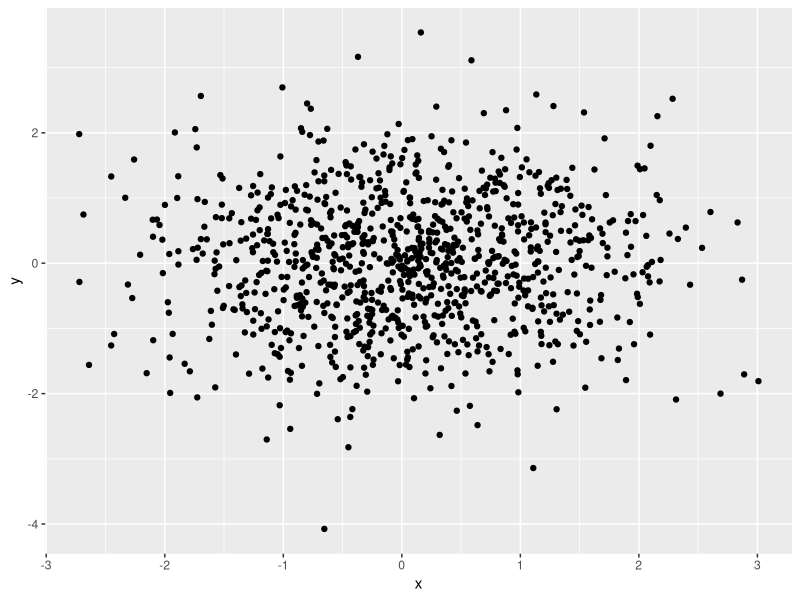
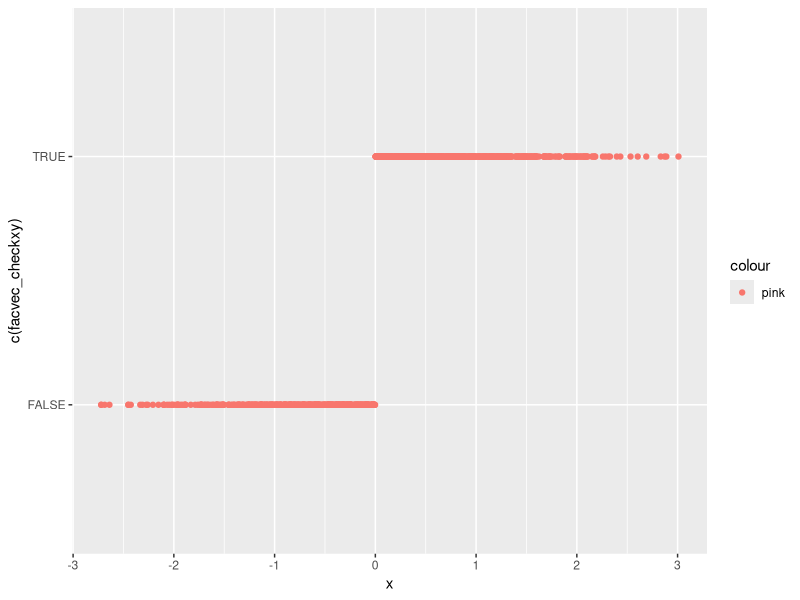
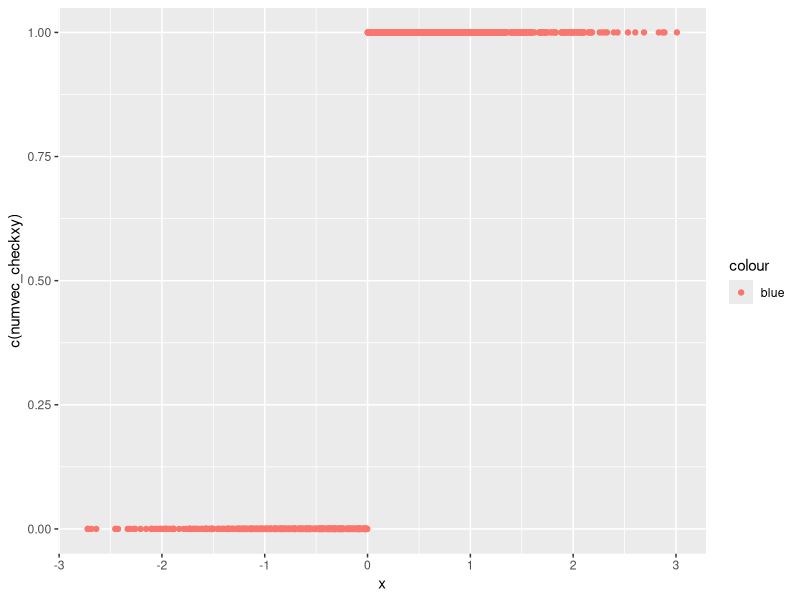

Reproduce these figures in R, in order.
## ---- chunk 1
knitr::opts_chunk$set(echo = TRUE)
## ---- chunk 2
library(tidyverse)
## ---- chunk 3
sample = runif(10, min = 0, max = 5)
## ---- chunk 4
vec_logical = sample > 2
vec_char = c("Kao","Shi","Xin","Chun","Ge","Yong","Yuan","Bu","Gua","Ke")
vec_factor = factor(c("a", "b", "c", "d", "e", "f", "g", "h", "i", "j"))
## ---- chunk 5
convert_veclog = as.numeric(vec_logical)
convert_vecchar = as.numeric(vec_char)
convert_vecfact = as.numeric(vec_factor)
## ---- chunk 6
facconvert_vecchar = as.factor(vec_char)
numconvert_vecchar = as.numeric(facconvert_vecchar)

charconvert_vecfac = as.character(vec_factor)
numconvert_vecfac = as.numeric(charconvert_vecfac)
## ---- chunk 7
set.seed(2)

x = rnorm(1000, sd = 1)


## ---- chunk 8
set.seed(2)

y = rnorm(1000, sd = 1)
## ---- chunk 9
veclogical_checkxy = x + y > 0
## ---- chunk 10
numvec_checkxy = as.numeric(veclogical_checkxy)
## ---- chunk 11
facvec_checkxy = as.factor(veclogical_checkxy)
## ---- chunk 12
set.seed(2)

## define data frame containing x and y
plot_df = tibble(
  x = rnorm(1000, sd = 1),
  y = rnorm(1000, sd = 1)
)
ggplot(plot_df, aes(x = x, y = y)) + geom_point()
## ---- chunk 13
ggplot(plot_df, aes(x = x, y = c(facvec_checkxy),color = 'pink')) + geom_point()
## ---- chunk 14
ggplot(plot_df, aes(x = x, y = c(numvec_checkxy),color = 'blue')) + geom_point()
